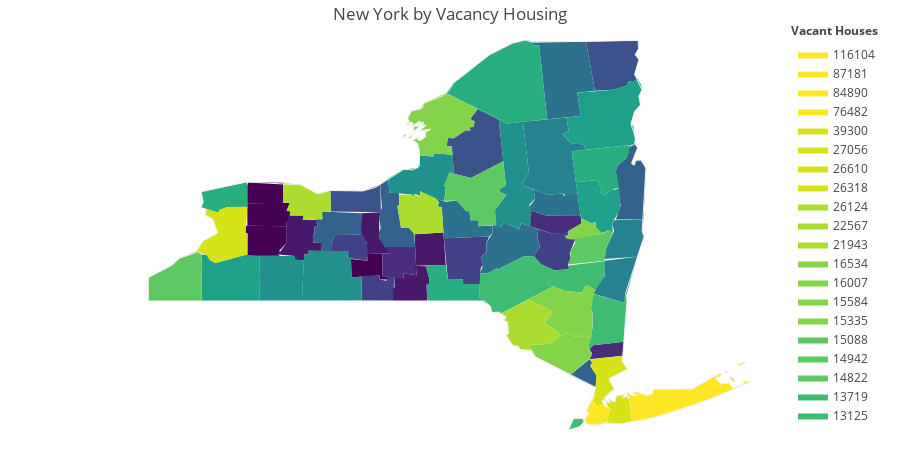

Source (notebook cell):
### Markdown cell above
# `Distribution of Vacant Homes by State`

### Code cell
state = 'New York'
df_map = df[df['Location'].str.contains(state)]


fig = ff.create_choropleth(fips=df_map.fips,
    scope=[state],
    values=df_map.vacant_housing,
    show_state_data=True,
    show_hover = True,
    title_text = f'{state} by Vacancy Housing',
    legend_title = 'Vacant Houses')

fig.layout.template=None
    
fig.show()

### Figure 1 — Plotly figure (JSON) as saved in the notebook; plotly's stock layout.template omitted (floating-point values rounded to 4 significant figures; data arrays with more than 128 entries replaced by an {"elided": "..."} marker saying what was removed)
{"data": [{"fill": "toself", "fillcolor": "rgb(68, 1, 84)", "hoverinfo": "none", "line": {"color": "rgb(0, 0, 0)", "width": 0}, "mode": "lines", "name": "2069", "type": "scatter", "x": [-78.47, -77.91, -77.95, -77.9, -77.91, -77.96, -77.95, -78.46, -78.47, null], "y": [43.13, 43.13, 43.04, 43.04, 42.95, 42.91, 42.86, 42.87, 43.13, null]}, {"fill": "toself", "fillcolor": "rgb(68, 1, 84)", "hoverinfo": "none", "line": {"color": "rgb(0, 0, 0)", "width": 0}, "mode": "lines", "name": "2237", "type": "scatter", "x": [-78.47, -78.45, -78.0, -78.0, -78.47, -78.47, null], "y": [43.33, 43.37, 43.37, 43.13, 43.13, 43.33, null]}, {"fill": "toself", "fillcolor": "rgb(68, 1, 84)", "hoverinfo": "none", "line": {"color": "rgb(0, 0, 0)", "width": 0}, "mode": "lines", "name": "2341", "type": "scatter", "x": [-78.49, -78.49, -77.95, -77.96, -78.05, -78.03, -78.06, -78.04, -78.46, -78.46, -78.49, null], "y": [42.78, 42.87, 42.86, 42.67, 42.58, 42.57, 42.54, 42.52, 42.52, 42.78, 42.78, null]}, {"fill": "toself", "fillcolor": "rgb(68, 1, 84)", "hoverinfo": "none", "line": {"color": "rgb(0, 0, 0)", "width": 0}, "mode": "lines", "name": "2432", "type": "scatter", "x": [-77.11, -76.89, -76.9, -76.7, -76.69, -76.62, -76.62, -76.73, -76.73, -77.1, -77.11, null], "y": [42.48, 42.46, 42.54, 42.55, 42.28, 42.28, 42.25, 42.25, 42.29, 42.27, 42.48, null]}, {"fill": "toself", "fillcolor": "rgb(72, 24, 106)", "hoverinfo": "none", "line": {"color": "rgb(0, 0, 0)", "width": 0}, "mode": "lines", "name": "2441", "type": "scatter", "x": [-76.56, -76.54, -76.54, -76.42, -76.42, -76.25, -76.24, -76.3, -76.29, -76.12, -76.08, -76.09, -76.12, -76.11, -76.56, -76.56, null], "y": [42.15, 42.16, 42.28, 42.26, 42.32, 42.3, 42.36, 42.38, 42.41, 42.4, 42.26, 42.19, 42.19, 42.0, 42.0, 42.15, null]}, {"fill": "toself", "fillcolor": "rgb(72, 24, 106)", "hoverinfo": "none", "line": {"color": "rgb(0, 0, 0)", "width": 0}, "mode": "lines", "name": "2814", "type": "scatter", "x": [-76.98, -76.96, -76.71, -76.74, -76.73, -76.59, -76.9, -76.9, -76.98, -76.98, null], "y": [42.86, 43.01, 43.02, 42.95, 42.72, 42.55, 42.54, 42.66, 42.77, 42.86, null]}, {"fill": "toself", "fillcolor": "rgb(72, 24, 106)", "hoverinfo": "none", "line": {"color": "rgb(0, 0, 0)", "width": 0}, "mode": "lines", "name": "3072", "type": "scatter", "x": [-78.06, -77.96, -77.96, -77.91, -77.73, -77.73, -77.76, -77.57, -77.55, -77.59, -77.6, -77.49, -77.49, -77.66, -77.66, -77.72, -77.72, -77.84, -77.84, -78.06, null], "y": [42.54, 42.67, 42.91, 42.99, 42.99, 42.95, 42.94, 42.94, 42.87, 42.85, 42.67, 42.67, 42.58, 42.58, 42.54, 42.54, 42.47, 42.47, 42.52, 42.54, null]}, {"fill": "toself", "fillcolor": "rgb(72, 24, 106)", "hoverinfo": "none", "line": {"color": "rgb(0, 0, 0)", "width": 0}, "mode": "lines", "name": "3081", "type": "scatter", "x": [-76.27, -75.9, -75.86, -76.25, -76.27, null], "y": [42.77, 42.79, 42.42, 42.41, 42.77, null]}, {"fill": "toself", "fillcolor": "rgb(71, 45, 123)", "hoverinfo": "none", "line": {"color": "rgb(0, 0, 0)", "width": 0}, "mode": "lines", "name": "3722", "type": "scatter", "x": [-76.7, -76.59, -76.67, -76.27, -76.25, -76.3, -76.24, -76.25, -76.42, -76.42, -76.69, -76.7, null], "y": [42.55, 42.55, 42.62, 42.62, 42.41, 42.39, 42.36, 42.3, 42.32, 42.26, 42.28, 42.55, null]}, {"fill": "toself", "fillcolor": "rgb(71, 45, 123)", "hoverinfo": "none", "line": {"color": "rgb(0, 0, 0)", "width": 0}, "mode": "lines", "name": "3758", "type": "scatter", "x": [-73.98, -73.95, -73.98, -73.93, -73.53, -73.54, -73.98, null], "y": [41.32, 41.4, 41.44, 41.49, 41.53, 41.37, 41.32, null]}, {"fill": "toself", "fillcolor": "rgb(71, 45, 123)", "hoverinfo": "none", "line": {"color": "rgb(0, 0, 0)", "width": 0}, "mode": "lines", "name": "3828", "type": "scatter", "x": [-74.76, -74.76, -74.54, -74.1, -74.08, -74.29, -74.45, -74.76, -74.76, null], "y": [42.89, 43.05, 42.99, 42.98, 42.9, 42.78, 42.77, 42.86, 42.89, null]}, {"fill": "toself", "fillcolor": "rgb(66, 64, 134)", "hoverinfo": "none", "line": {"color": "rgb(0, 0, 0)", "width": 0}, "mode": "lines", "name": "4424", "type": "scatter", "x": [-76.97, -76.96, -76.73, -76.73, -76.64, -76.62, -76.54, -76.56, -76.97, -76.97, null], "y": [42.14, 42.29, 42.29, 42.25, 42.23, 42.28, 42.28, 42.0, 42.0, 42.14, null]}, {"fill": "toself", "fillcolor": "rgb(66, 64, 134)", "hoverinfo": "none", "line": {"color": "rgb(0, 0, 0)", "width": 0}, "mode": "lines", "name": "4766", "type": "scatter", "x": [-77.37, -77.31, -76.95, -76.9, -76.89, -77.14, -77.14, -77.37, -77.37, null], "y": [42.67, 42.76, 42.76, 42.66, 42.46, 42.49, 42.58, 42.58, 42.67, null]}, {"fill": "toself", "fillcolor": "rgb(66, 64, 134)", "hoverinfo": "none", "line": {"color": "rgb(0, 0, 0)", "width": 0}, "mode": "lines", "name": "4832", "type": "scatter", "x": [-75.89, -75.3, -75.33, -75.33, -75.4, -75.37, -75.41, -75.42, -75.64, -75.64, -75.84, -75.89, null], "y": [42.72, 42.74, 42.67, 42.57, 42.51, 42.42, 42.38, 42.2, 42.2, 42.25, 42.24, 42.72, null]}, {"fill": "toself", "fillcolor": "rgb(66, 64, 134)", "hoverinfo": "none", "line": {"color": "rgb(0, 0, 0)", "width": 0}, "mode": "lines", "name": "4947", "type": "scatter", "x": [-74.71, -74.63, -74.67, -74.65, -74.45, -74.26, -74.26, -74.31, -74.27, -74.16, -74.24, -74.23, -74.26, -74.24, -74.28, -74.44, -74.62, -74.71, null], "y": [42.52, 42.63, 42.75, 42.83, 42.77, 42.8, 42.76, 42.75, 42.71, 42.72, 42.55, 42.5, 42.42, 42.38, 42.36, 42.36, 42.42, 42.52, null]}, {"fill": "toself", "fillcolor": "rgb(59, 82, 139)", "hoverinfo": "none", "line": {"color": "rgb(0, 0, 0)", "width": 0}, "mode": "lines", "name": "5064", "type": "scatter", "x": [-74.03, -73.34, -73.34, -73.38, -73.33, -73.39, -73.34, -73.46, -73.5, -73.67, -73.91, -74.03, null], "y": [45.0, 45.01, 44.92, 44.85, 44.79, 44.62, 44.55, 44.54, 44.49, 44.44, 44.43, 45.0, null]}, {"fill": "toself", "fillcolor": "rgb(59, 82, 139)", "hoverinfo": "none", "line": {"color": "rgb(0, 0, 0)", "width": 0}, "mode": "lines", "name": "5133", "type": "scatter", "x": [-77.38, -76.95, -76.72, -76.71, -77.37, -77.38, null], "y": [43.28, 43.27, 43.34, 43.02, 43.03, 43.28, null]}, {"fill": "toself", "fillcolor": "rgb(59, 82, 139)", "hoverinfo": "none", "line": {"color": "rgb(0, 0, 0)", "width": 0}, "mode": "lines", "name": "5363", "type": "scatter", "x": [-75.85, -75.84, -75.76, -75.6, -75.54, -75.55, -75.5, -75.48, -75.55, -75.45, -75.17, -75.11, -75.53, -75.76, -75.79, -75.85, -75.85, null], "y": [43.82, 43.88, 43.88, 43.97, 43.97, 44.01, 44.01, 44.07, 44.1, 44.22, 44.1, 43.62, 43.42, 43.47, 43.79, 43.79, 43.82, null]}, {"fill": "toself", "fillcolor": "rgb(51, 99, 141)", "hoverinfo": "none", "line": {"color": "rgb(0, 0, 0)", "width": 0}, "mode": "lines", "name": "5452", "type": "scatter", "x": [-73.64, -73.61, -73.49, -73.47, -73.38, -73.35, -73.43, -73.4, -73.37, -73.31, -73.24, -73.27, -73.64, -73.57, -73.64, null], "y": [43.5, 43.56, 43.65, 43.78, 43.81, 43.77, 43.59, 43.57, 43.62, 43.63, 43.53, 42.94, 42.94, 43.1, 43.5, null]}, {"fill": "toself", "fillcolor": "rgb(51, 99, 141)", "hoverinfo": "none", "line": {"color": "rgb(0, 0, 0)", "width": 0}, "mode": "lines", "name": "5696", "type": "scatter", "x": [-76.74, -76.72, -76.74, -76.7, -76.72, -76.62, -76.61, -76.48, -76.47, -76.5, -76.45, -76.36, -76.29, -76.27, -76.67, -76.73, -76.74, null], "y": [42.79, 42.84, 42.95, 43.08, 43.34, 43.42, 43.25, 43.26, 43.1, 43.1, 42.85, 42.85, 42.79, 42.62, 42.62, 42.71, 42.79, null]}, {"fill": "toself", "fillcolor": "rgb(51, 99, 141)", "hoverinfo": "none", "line": {"color": "rgb(0, 0, 0)", "width": 0}, "mode": "lines", "name": "5906", "type": "scatter", "x": [-74.23, -73.98, -73.95, -73.97, -73.89, -73.89, -74.23, null], "y": [41.14, 41.32, 41.29, 41.25, 41.14, 41.0, 41.14, null]}, {"fill": "toself", "fillcolor": "rgb(51, 99, 141)", "hoverinfo": "none", "line": {"color": "rgb(0, 0, 0)", "width": 0}, "mode": "lines", "name": "6126", "type": "scatter", "x": [-77.61, -77.59, -77.59, -77.55, -77.58, -77.48, -77.49, -76.96, -76.97, -77.31, -77.37, -77.37, -77.49, -77.49, -77.6, -77.61, null], "y": [42.76, 42.76, 42.85, 42.87, 42.94, 42.94, 43.03, 43.01, 42.76, 42.76, 42.67, 42.58, 42.58, 42.67, 42.67, 42.76, null]}, {"fill": "toself", "fillcolor": "rgb(44, 114, 142)", "hoverinfo": "none", "line": {"color": "rgb(0, 0, 0)", "width": 0}, "mode": "lines", "name": "6183", "type": "scatter", "x": [-75.99, -75.87, -75.72, -75.6, -75.55, -75.54, -75.44, -75.44, -75.25, -75.25, -75.3, -75.89, -75.92, -75.98, -75.95, -75.99, null], "y": [43.19, 43.15, 43.16, 43.04, 43.04, 42.93, 42.93, 42.86, 42.87, 42.79, 42.74, 42.72, 43.09, 43.09, 43.13, 43.19, null]}, {"fill": "toself", "fillcolor": "rgb(44, 114, 142)", "hoverinfo": "none", "line": {"color": "rgb(0, 0, 0)", "width": 0}, "mode": "lines", "name": "6562", "type": "scatter", "x": [-74.73, -74.03, -73.91, -74.14, -74.09, -74.54, -74.64, -74.72, -74.73, null], "y": [44.99, 45.0, 44.43, 44.41, 44.14, 44.1, 44.95, 44.95, 44.99, null]}, {"fill": "toself", "fillcolor": "rgb(44, 114, 142)", "hoverinfo": "none", "line": {"color": "rgb(0, 0, 0)", "width": 0}, "mode": "lines", "name": "6613", "type": "scatter", "x": [-74.77, -74.7, -74.71, -74.53, -74.33, -74.32, -74.14, -74.1, -74.54, -74.76, -74.77, null], "y": [43.08, 43.17, 43.29, 43.23, 43.24, 43.21, 43.25, 42.98, 42.99, 43.05, 43.08, null]}, {"fill": "toself", "fillcolor": "rgb(44, 114, 142)", "hoverinfo": "none", "line": {"color": "rgb(0, 0, 0)", "width": 0}, "mode": "lines", "name": "7668", "type": "scatter", "x": [-75.42, -75.37, -75.4, -75.33, -75.33, -75.25, -75.24, -75.14, -75.1, -74.91, -74.88, -74.65, -74.67, -74.63, -74.71, -74.84, -75.2, -75.19, -75.31, -75.42, null], "y": [42.31, 42.41, 42.51, 42.57, 42.67, 42.79, 42.88, 42.86, 42.91, 42.82, 42.9, 42.83, 42.75, 42.63, 42.52, 42.51, 42.36, 42.38, 42.32, 42.31, null]}, {"fill": "toself", "fillcolor": "rgb(38, 130, 142)", "hoverinfo": "none", "line": {"color": "rgb(0, 0, 0)", "width": 0}, "mode": "lines", "name": "7790", "type": "scatter", "x": [-74.87, -74.78, -74.85, -74.28, -74.26, -74.34, -74.21, -74.15, -74.05, -74.06, -74.21, -74.14, -74.29, -74.33, -74.53, -74.87, null], "y": [43.34, 43.49, 44.07, 44.12, 43.97, 43.93, 43.81, 43.83, 43.8, 43.74, 43.73, 43.25, 43.22, 43.24, 43.23, 43.34, null]}, {"fill": "toself", "fillcolor": "rgb(38, 130, 142)", "hoverinfo": "none", "line": {"color": "rgb(0, 0, 0)", "width": 0}, "mode": "lines", "name": "8143", "type": "scatter", "x": [-73.93, -73.85, -73.78, -73.78, -73.35, -73.53, -73.93, null], "y": [42.08, 42.23, 42.28, 42.46, 42.51, 41.98, 42.08, null]}, {"fill": "toself", "fillcolor": "rgb(38, 130, 142)", "hoverinfo": "none", "line": {"color": "rgb(0, 0, 0)", "width": 0}, "mode": "lines", "name": "8289", "type": "scatter", "x": [-73.79, -73.76, -73.66, -73.68, -73.66, -73.27, -73.29, -73.26, -73.35, -73.79, null], "y": [42.48, 42.61, 42.81, 42.89, 42.93, 42.94, 42.8, 42.75, 42.51, 42.48, null]}, {"fill": "toself", "fillcolor": "rgb(33, 145, 140)", "hoverinfo": "none", "line": {"color": "rgb(0, 0, 0)", "width": 0}, "mode": "lines", "name": "8291", "type": "scatter", "x": [-78.31, -78.31, -77.84, -77.84, -77.72, -77.75, -78.31, -78.31, null], "y": [42.23, 42.52, 42.52, 42.47, 42.47, 42.0, 42.0, 42.23, null]}, {"fill": "toself", "fillcolor": "rgb(33, 145, 140)", "hoverinfo": "none", "line": {"color": "rgb(0, 0, 0)", "width": 0}, "mode": "lines", "name": "8377", "type": "scatter", "x": [-76.62, -76.42, -76.23, -76.2, -76.02, -76.03, -75.77, -75.76, -75.81, -75.89, -75.86, -75.88, -76.08, -76.2, -76.2, -76.27, -76.28, -76.31, -76.61, -76.62, null], "y": [43.42, 43.52, 43.53, 43.68, 43.67, 43.71, 43.69, 43.47, 43.48, 43.33, 43.32, 43.16, 43.2, 43.27, 43.21, 43.24, 43.2, 43.23, 43.25, 43.42, null]}, {"fill": "toself", "fillcolor": "rgb(33, 145, 140)", "hoverinfo": "none", "line": {"color": "rgb(0, 0, 0)", "width": 0}, "mode": "lines", "name": "9191", "type": "scatter", "x": [-75.22, -75.07, -75.16, -75.15, -75.08, -75.17, -75.06, -74.85, -74.78, -74.87, -74.71, -74.7, -74.77, -74.74, -74.76, -74.88, -74.91, -75.1, -75.14, -75.21, -75.22, null], "y": [43.05, 43.23, 43.26, 43.3, 43.33, 44.1, 44.05, 44.07, 43.49, 43.34, 43.29, 43.18, 43.11, 43.01, 42.86, 42.9, 42.82, 42.91, 42.86, 42.86, 43.05, null]}, {"fill": "toself", "fillcolor": "rgb(33, 145, 140)", "hoverinfo": "none", "line": {"color": "rgb(0, 0, 0)", "width": 0}, "mode": "lines", "name": "9279", "type": "scatter", "x": [-77.75, -77.72, -77.66, -77.66, -77.14, -77.15, -77.11, -77.1, -76.97, -76.97, -77.75, -77.75, null], "y": [42.03, 42.54, 42.54, 42.58, 42.58, 42.5, 42.51, 42.27, 42.28, 42.0, 42.0, 42.03, null]}, {"fill": "toself", "fillcolor": "rgb(31, 160, 136)", "hoverinfo": "none", "line": {"color": "rgb(0, 0, 0)", "width": 0}, "mode": "lines", "name": "10087", "type": "scatter", "x": [-79.06, -79.06, -79.0, -78.96, -78.88, -78.49, -78.31, -78.31, -79.06, -79.06, null], "y": [42.08, 42.54, 42.53, 42.47, 42.44, 42.53, 42.52, 42.0, 42.0, 42.08, null]}, {"fill": "toself", "fillcolor": "rgb(31, 160, 136)", "hoverinfo": "none", "line": {"color": "rgb(0, 0, 0)", "width": 0}, "mode": "lines", "name": "10758", "type": "scatter", "x": [-74.34, -74.26, -74.28, -74.09, -74.14, -73.67, -73.5, -73.46, -73.34, -73.31, -73.29, -73.33, -73.31, -73.39, -73.44, -73.41, -73.38, -74.06, -74.05, -74.15, -74.21, -74.34, null], "y": [43.93, 43.97, 44.12, 44.14, 44.41, 44.44, 44.49, 44.54, 44.55, 44.5, 44.44, 44.36, 44.27, 44.19, 44.05, 44.02, 43.81, 43.74, 43.8, 43.83, 43.81, 43.93, null]}, {"fill": "toself", "fillcolor": "rgb(31, 160, 136)", "hoverinfo": "none", "line": {"color": "rgb(0, 0, 0)", "width": 0}, "mode": "lines", "name": "11019", "type": "scatter", "x": [-74.16, -73.88, -73.82, -73.83, -73.77, -73.73, -73.59, -73.58, -73.68, -73.68, -73.73, -73.82, -73.9, -73.9, -73.96, -74.09, -74.16, null], "y": [43.37, 43.4, 43.3, 43.25, 43.22, 43.27, 43.3, 43.06, 42.9, 42.78, 42.82, 42.78, 42.85, 42.91, 42.9, 42.96, 43.37, null]}, {"fill": "toself", "fillcolor": "rgb(40, 174, 128)", "hoverinfo": "none", "line": {"color": "rgb(0, 0, 0)", "width": 0}, "mode": "lines", "name": "11433", "type": "scatter", "x": [-75.86, -75.77, -75.31, -74.99, -74.8, -74.73, -74.72, -74.64, -74.54, -75.06, -75.86, null], "y": [44.4, 44.52, 44.84, 44.98, 45.01, 44.99, 44.95, 44.95, 44.1, 44.05, 44.4, null]}, {"fill": "toself", "fillcolor": "rgb(40, 174, 128)", "hoverinfo": "none", "line": {"color": "rgb(0, 0, 0)", "width": 0}, "mode": "lines", "name": "12090", "type": "scatter", "x": [-79.08, -79.04, -79.07, -78.47, -78.47, -78.73, -78.83, -78.84, -79.08, null], "y": [43.08, 43.14, 43.26, 43.37, 43.08, 43.09, 43.05, 43.02, 43.08, null]}, {"fill": "toself", "fillcolor": "rgb(40, 174, 128)", "hoverinfo": "none", "line": {"color": "rgb(0, 0, 0)", "width": 0}, "mode": "lines", "name": "12207", "type": "scatter", "x": [-74.21, -73.5, -73.44, -73.47, -73.46, -73.49, -73.61, -73.64, -73.59, -73.67, -73.67, -73.73, -73.77, -73.83, -73.82, -73.88, -74.16, -74.21, null], "y": [43.73, 43.8, 43.8, 43.78, 43.73, 43.65, 43.56, 43.5, 43.31, 43.29, 43.26, 43.27, 43.22, 43.25, 43.3, 43.4, 43.37, 43.73, null]}, {"fill": "toself", "fillcolor": "rgb(40, 174, 128)", "hoverinfo": "none", "line": {"color": "rgb(0, 0, 0)", "width": 0}, "mode": "lines", "name": "12236", "type": "scatter", "x": [-76.13, -75.86, -75.84, -75.64, -75.64, -75.42, -75.42, -75.36, -76.11, -76.12, -76.09, -76.08, -76.13, null], "y": [42.41, 42.42, 42.24, 42.25, 42.2, 42.2, 42.04, 42.0, 42.0, 42.19, 42.19, 42.26, 42.41, null]}, {"fill": "toself", "fillcolor": "rgb(63, 188, 115)", "hoverinfo": "none", "line": {"color": "rgb(0, 0, 0)", "width": 0}, "mode": "lines", "name": "12535", "type": "scatter", "x": [-75.42, -75.42, -75.31, -75.19, -75.2, -74.84, -74.71, -74.62, -74.43, -74.54, -74.45, -75.15, -75.17, -75.26, -75.28, -75.4, -75.42, null], "y": [42.06, 42.31, 42.32, 42.38, 42.36, 42.51, 42.52, 42.42, 42.35, 42.2, 42.17, 41.85, 41.87, 41.86, 41.94, 42.01, 42.06, null]}, {"fill": "toself", "fillcolor": "rgb(63, 188, 115)", "hoverinfo": "none", "line": {"color": "rgb(0, 0, 0)", "width": 0}, "mode": "lines", "name": "12564", "type": "scatter", "x": [-74.51, -74.44, -74.28, -74.24, -74.25, -73.84, -73.78, -73.78, -73.79, -73.91, -74.0, -74.04, -74.07, -74.31, -74.54, -74.51, null], "y": [42.24, 42.36, 42.36, 42.38, 42.41, 42.46, 42.46, 42.46, 42.27, 42.13, 42.18, 42.17, 42.1, 42.11, 42.2, 42.24, null]}, {"fill": "toself", "fillcolor": "rgb(63, 188, 115)", "hoverinfo": "none", "line": {"color": "rgb(0, 0, 0)", "width": 0}, "mode": "lines", "name": "13125", "type": "scatter", "x": [-74.0, -73.94, -73.94, -73.96, -73.93, -73.53, -73.52, -73.49, -73.53, -73.93, -73.98, -74.0, null], "y": [41.46, 41.68, 41.87, 41.91, 42.08, 41.98, 42.05, 42.05, 41.53, 41.49, 41.44, 41.46, null]}, {"fill": "toself", "fillcolor": "rgb(63, 188, 115)", "hoverinfo": "none", "line": {"color": "rgb(0, 0, 0)", "width": 0}, "mode": "lines", "name": "13719", "type": "scatter", "x": [-74.16, -74.16, -74.16, -74.16, -74.16, null, -74.26, -74.19, -74.07, -74.05, -74.11, -74.26, null], "y": [40.65, 40.64, 40.64, 40.64, 40.65, null, 40.51, 40.64, 40.64, 40.6, 40.55, 40.51, null]}, {"fill": "toself", "fillcolor": "rgb(94, 201, 98)", "hoverinfo": "none", "line": {"color": "rgb(0, 0, 0)", "width": 0}, "mode": "lines", "name": "14822", "type": "scatter", "x": [-74.26, -74.23, -74.23, -74.17, -74.18, -73.81, -73.73, -73.68, -73.76, -73.78, -74.26, null], "y": [42.42, 42.5, 42.58, 42.67, 42.73, 42.78, 42.82, 42.78, 42.61, 42.46, 42.42, null]}, {"fill": "toself", "fillcolor": "rgb(94, 201, 98)", "hoverinfo": "none", "line": {"color": "rgb(0, 0, 0)", "width": 0}, "mode": "lines", "name": "14942", "type": "scatter", "x": [-79.76, -79.76, -79.45, -79.35, -79.14, -79.06, -79.06, -79.76, -79.76, null], "y": [42.24, 42.27, 42.41, 42.49, 42.57, 42.54, 42.0, 42.0, 42.24, null]}, {"fill": "toself", "fillcolor": "rgb(94, 201, 98)", "hoverinfo": "none", "line": {"color": "rgb(0, 0, 0)", "width": 0}, "mode": "lines", "name": "15088", "type": "scatter", "x": [-75.89, -75.81, -75.53, -75.11, -75.08, -75.15, -75.16, -75.07, -75.22, -75.2, -75.44, -75.44, -75.54, -75.55, -75.6, -75.72, -75.88, -75.86, -75.89, null], "y": [43.33, 43.48, 43.42, 43.62, 43.33, 43.3, 43.26, 43.23, 43.05, 42.88, 42.86, 42.93, 42.93, 43.04, 43.04, 43.16, 43.16, 43.32, 43.33, null]}, {"fill": "toself", "fillcolor": "rgb(132, 212, 75)", "hoverinfo": "none", "line": {"color": "rgb(0, 0, 0)", "width": 0}, "mode": "lines", "name": "15335", "type": "scatter", "x": [-74.78, -74.45, -74.31, -74.07, -74.04, -74.0, -73.91, -73.96, -73.94, -73.95, -74.05, -74.13, -74.13, -74.19, -74.26, -74.37, -74.4, -74.58, -74.45, -74.78, null], "y": [42.02, 42.17, 42.11, 42.1, 42.17, 42.18, 42.13, 41.91, 41.87, 41.59, 41.58, 41.62, 41.58, 41.59, 41.63, 41.59, 41.64, 41.75, 41.88, 42.02, null]}, {"fill": "toself", "fillcolor": "rgb(132, 212, 75)", "hoverinfo": "none", "line": {"color": "rgb(0, 0, 0)", "width": 0}, "mode": "lines", "name": "15584", "type": "scatter", "x": [-74.76, -74.75, -74.48, -74.42, -74.26, -74.19, -74.13, -74.13, -74.05, -73.95, -74.0, -73.95, -73.96, -74.23, -74.7, -74.76, null], "y": [41.45, 41.49, 41.5, 41.57, 41.63, 41.59, 41.58, 41.62, 41.58, 41.59, 41.46, 41.4, 41.35, 41.14, 41.36, 41.45, null]}, {"fill": "toself", "fillcolor": "rgb(132, 212, 75)", "hoverinfo": "none", "line": {"color": "rgb(0, 0, 0)", "width": 0}, "mode": "lines", "name": "16007", "type": "scatter", "x": [-74.31, -74.25, -74.26, -74.08, -74.09, -73.96, -73.9, -73.9, -73.81, -74.2, -74.27, -74.31, null], "y": [42.75, 42.76, 42.81, 42.9, 42.96, 42.9, 42.91, 42.85, 42.78, 42.71, 42.71, 42.75, null]}, {"fill": "toself", "fillcolor": "rgb(132, 212, 75)", "hoverinfo": "none", "line": {"color": "rgb(0, 0, 0)", "width": 0}, "mode": "lines", "name": "16534", "type": "scatter", "x": [-76.15, -76.14, -76.14, -76.14, -76.15, null, -76.19, -76.17, -76.17, -76.18, -76.19, null, -76.34, -76.33, -76.32, -76.32, -76.34, null, -76.36, -76.35, -76.3, -76.33, -76.36, null, -76.37, -76.31, -76.19, -76.16, -75.86, -75.45, -75.55, -75.48, -75.5, -75.55, -75.54, -75.6, -75.76, -75.84, -75.85, -75.79, -75.77, -76.03, -76.02, -76.2, -76.23, -76.3, -76.21, -76.24, -76.2, -76.13, -76.13, -76.06, -76.2, -76.12, -76.17, -76.16, -76.21, -76.2, -76.27, -76.28, -76.2, -76.28, -76.3, -76.36, -76.34, -76.37, null, -76.37, -76.37, -76.36, -76.37, -76.37, null, -76.38, -76.37, -76.34, -76.36, -76.38, null, -76.4, -76.39, -76.39, -76.4, -76.4, null, -76.45, -76.41, -76.38, -76.4, -76.45, null], "y": [43.94, 43.94, 43.94, 43.94, 43.94, null, 44.01, 44.02, 44.02, 44.02, 44.01, null, 44.03, 44.04, 44.05, 44.03, 44.03, null, 43.88, 43.89, 43.92, 43.88, 43.88, null, 44.1, 44.2, 44.22, 44.28, 44.4, 44.22, 44.1, 44.07, 44.01, 44.01, 43.97, 43.97, 43.88, 43.88, 43.79, 43.79, 43.69, 43.71, 43.67, 43.68, 43.82, 43.86, 43.9, 43.86, 43.85, 43.9, 43.95, 43.99, 43.97, 44.03, 44.03, 44.06, 44.06, 44.08, 44.04, 44.02, 44.03, 43.96, 44.06, 44.07, 44.09, 44.1, null, 43.87, 43.88, 43.88, 43.88, 43.87, null, 44.04, 44.05, 44.05, 44.03, 44.04, null, 43.88, 43.89, 43.89, 43.88, 43.88, null, 43.89, 43.92, 43.92, 43.9, 43.89, null]}, {"fill": "toself", "fillcolor": "rgb(173, 220, 48)", "hoverinfo": "none", "line": {"color": "rgb(0, 0, 0)", "width": 0}, "mode": "lines", "name": "21943", "type": "scatter", "x": [-76.5, -76.47, -76.48, -76.31, -76.28, -76.27, -76.22, -76.19, -76.2, -75.99, -75.95, -75.98, -75.92, -75.9, -76.27, -76.36, -76.45, -76.5, null], "y": [43.1, 43.1, 43.23, 43.23, 43.2, 43.24, 43.2, 43.22, 43.27, 43.18, 43.13, 43.09, 43.09, 42.79, 42.77, 42.85, 42.85, 43.1, null]}, {"fill": "toself", "fillcolor": "rgb(173, 220, 48)", "hoverinfo": "none", "line": {"color": "rgb(0, 0, 0)", "width": 0}, "mode": "lines", "name": "22567", "type": "scatter", "x": [-75.15, -74.78, -74.45, -74.58, -74.4, -74.36, -74.48, -74.75, -74.76, -74.89, -74.91, -74.98, -75.07, -75.04, -75.05, -75.1, -75.07, -75.15, null], "y": [41.85, 42.02, 41.88, 41.75, 41.64, 41.59, 41.5, 41.49, 41.42, 41.44, 41.48, 41.48, 41.61, 41.62, 41.75, 41.77, 41.81, 41.85, null]}, {"fill": "toself", "fillcolor": "rgb(173, 220, 48)", "hoverinfo": "none", "line": {"color": "rgb(0, 0, 0)", "width": 0}, "mode": "lines", "name": "26124", "type": "scatter", "x": [-78.0, -78.0, -77.76, -77.55, -77.38, -77.37, -77.49, -77.48, -77.76, -77.73, -77.73, -77.91, -77.9, -77.95, -77.91, -78.0, null], "y": [43.14, 43.37, 43.34, 43.24, 43.28, 43.03, 43.03, 42.94, 42.94, 42.95, 42.99, 42.99, 43.04, 43.04, 43.13, 43.14, null]}, {"fill": "toself", "fillcolor": "rgb(216, 226, 25)", "hoverinfo": "none", "line": {"color": "rgb(0, 0, 0)", "width": 0}, "mode": "lines", "name": "26318", "type": "scatter", "x": [-73.49, -73.49, -73.49, -73.49, null, -73.77, -73.72, -73.73, -73.7, -73.77, -73.75, -73.71, -73.73, -73.65, -73.63, -73.52, -73.54, -73.49, -73.46, -73.42, -73.57, -73.75, -73.74, -73.77, null], "y": [40.92, 40.92, 40.92, 40.92, null, 40.62, 40.65, 40.72, 40.74, 40.81, 40.84, 40.82, 40.87, 40.83, 40.9, 40.92, 40.88, 40.89, 40.87, 40.61, 40.58, 40.58, 40.6, 40.62, null]}, {"fill": "toself", "fillcolor": "rgb(216, 226, 25)", "hoverinfo": "none", "line": {"color": "rgb(0, 0, 0)", "width": 0}, "mode": "lines", "name": "26610", "type": "scatter", "x": [-73.77, -73.77, -73.77, -73.78, -73.77, null, -73.98, -73.54, -73.55, -73.48, -73.73, -73.66, -73.78, -73.92, -73.89, -73.97, -73.95, -73.98, null], "y": [40.88, 40.89, 40.88, 40.88, 40.88, null, 41.32, 41.37, 41.3, 41.21, 41.1, 40.98, 40.88, 40.92, 41.14, 41.25, 41.29, 41.32, null]}, {"fill": "toself", "fillcolor": "rgb(216, 226, 25)", "hoverinfo": "none", "line": {"color": "rgb(0, 0, 0)", "width": 0}, "mode": "lines", "name": "27056", "type": "scatter", "x": [-73.77, -73.77, -73.77, -73.77, -73.77, null, -73.93, -73.92, -73.78, -73.78, -73.82, -73.79, -73.89, -73.93, null], "y": [40.86, 40.86, 40.84, 40.85, 40.86, null, 40.83, 40.92, 40.88, 40.84, 40.85, 40.8, 40.79, 40.83, null]}, {"fill": "toself", "fillcolor": "rgb(216, 226, 25)", "hoverinfo": "none", "line": {"color": "rgb(0, 0, 0)", "width": 0}, "mode": "lines", "name": "39300", "type": "scatter", "x": [-79.14, -79.05, -78.85, -78.92, -79.02, -79.02, -78.84, -78.83, -78.73, -78.46, -78.49, -78.46, -78.46, -78.88, -78.96, -79.0, -79.14, null], "y": [42.57, 42.69, 42.78, 42.95, 42.99, 43.07, 43.02, 43.05, 43.09, 43.09, 42.78, 42.78, 42.54, 42.44, 42.47, 42.53, 42.57, null]}, {"fill": "toself", "fillcolor": "rgb(253, 231, 37)", "hoverinfo": "none", "line": {"color": "rgb(0, 0, 0)", "width": 0}, "mode": "lines", "name": "76482", "type": "scatter", "x": [-73.96, -73.91, -73.82, -73.7, -73.73, -73.72, -73.77, -73.74, -73.94, -73.85, -73.83, -73.87, -73.9, -73.96, null], "y": [40.74, 40.8, 40.81, 40.75, 40.72, 40.65, 40.62, 40.59, 40.54, 40.59, 40.63, 40.7, 40.68, 40.74, null]}, {"fill": "toself", "fillcolor": "rgb(253, 231, 37)", "hoverinfo": "none", "line": {"color": "rgb(0, 0, 0)", "width": 0}, "mode": "lines", "name": "84890", "type": "scatter", "x": [-74.04, -73.96, -73.9, -73.87, -73.83, -73.85, -73.93, -74.01, -74.04, null], "y": [40.63, 40.74, 40.68, 40.7, 40.63, 40.59, 40.57, 40.57, 40.63, null]}, {"fill": "toself", "fillcolor": "rgb(253, 231, 37)", "hoverinfo": "none", "line": {"color": "rgb(0, 0, 0)", "width": 0}, "mode": "lines", "name": "87181", "type": "scatter", "x": [-72.04, -72.02, -71.92, -72.0, -72.04, null, -72.14, -72.13, -72.08, -72.09, -72.14, null, -72.21, -72.19, -72.16, -72.2, -72.21, null, -73.5, -73.49, -73.43, -73.36, -73.41, -73.39, -73.23, -73.15, -73.16, -73.12, -72.64, -72.28, -72.23, -72.29, -72.33, -72.32, -72.26, -72.15, -72.1, -71.96, -71.96, -71.86, -72.47, -73.26, -73.42, -73.46, -73.5, null], "y": [41.25, 41.28, 41.29, 41.25, 41.25, null, 41.1, 41.12, 41.1, 41.06, 41.1, null, 41.18, 41.19, 41.19, 41.16, 41.18, null, 40.92, 40.95, 40.91, 40.91, 40.92, 40.96, 40.91, 40.93, 40.97, 40.98, 40.98, 41.16, 41.16, 41.11, 41.13, 41.09, 41.04, 41.05, 40.99, 41.04, 41.07, 41.07, 40.84, 40.62, 40.61, 40.84, 40.92, null]}, {"fill": "toself", "fillcolor": "rgb(253, 231, 37)", "hoverinfo": "none", "line": {"color": "rgb(0, 0, 0)", "width": 0}, "mode": "lines", "name": "116104", "type": "scatter", "x": [-74.0, -74.0, -74.0, -74.0, null, -74.0, -74.0, -74.0, -74.0, -74.0, null, -74.01, -74.0, -74.0, -74.0, -74.01, null, -74.01, -74.01, -74.01, -74.01, null, -74.02, -73.93, -73.91, -73.93, -73.91, -73.97, -74.02, null, -74.03, -74.02, -74.01, -74.01, -74.03, null, -74.05, -74.04, -74.04, -74.04, -74.05, null], "y": [40.7, 40.7, 40.7, 40.7, null, 40.7, 40.7, 40.7, 40.7, 40.7, null, 40.69, 40.7, 40.7, 40.69, 40.69, null, 40.69, 40.69, 40.68, 40.69, null, 40.71, 40.88, 40.88, 40.83, 40.79, 40.71, 40.71, null, 40.69, 40.69, 40.69, 40.69, 40.69, null, 40.69, 40.7, 40.7, 40.69, 40.69, null]}, {"hoverinfo": "text", "legendgroup": "centroids", "marker": {"color": "white", "opacity": 0}, "mode": "markers", "name": "US Counties", "selected": {"marker": {"color": "white", "opacity": 1, "size": 3}}, "showlegend": false, "text": ["County: Richmond<br>State: New York<br>FIPS: 36085<br>Value: 13719", "County: Richmond<br>State: New York<br>FIPS: 36085<br>Value: 13719", "County: Westchester<br>State: New York<br>FIPS: 36119<br>Value: 26610", "County: Westchester<br>State: New York<br>FIPS: 36119<br>Value: 26610", "County: Bronx<br>State: New York<br>FIPS: 36005<br>Value: 27056", "County: Bronx<br>State: New York<br>FIPS: 36005<br>Value: 27056", "County: Suffolk<br>State: New York<br>FIPS: 36103<br>Value: 87181", "County: Suffolk<br>State: New York<br>FIPS: 36103<br>Value: 87181", "County: Suffolk<br>State: New York<br>FIPS: 36103<br>Value: 87181", "County: Suffolk<br>State: New York<br>FIPS: 36103<br>Value: 87181", "County: Jefferson<br>State: New York<br>FIPS: 36045<br>Value: 16534", "County: Jefferson<br>State: New York<br>FIPS: 36045<br>Value: 16534", "County: Jefferson<br>State: New York<br>FIPS: 36045<br>Value: 16534", "County: Jefferson<br>State: New York<br>FIPS: 36045<br>Value: 16534", "County: Jefferson<br>State: New York<br>FIPS: 36045<br>Value: 16534", "County: Jefferson<br>State: New York<br>FIPS: 36045<br>Value: 16534", "County: Jefferson<br>State: New York<br>FIPS: 36045<br>Value: 16534", "County: Jefferson<br>State: New York<br>FIPS: 36045<br>Value: 16534", "County: Jefferson<br>State: New York<br>FIPS: 36045<br>Value: 16534", "County: Nassau<br>State: New York<br>FIPS: 36059<br>Value: 26318", "County: Nassau<br>State: New York<br>FIPS: 36059<br>Value: 26318", "County: New York<br>State: New York<br>FIPS: 36061<br>Value: 116104", "County: New York<br>State: New York<br>FIPS: 36061<br>Value: 116104", "County: New York<br>State: New York<br>FIPS: 36061<br>Value: 116104", "County: New York<br>State: New York<br>FIPS: 36061<br>Value: 116104", "County: New York<br>State: New York<br>FIPS: 36061<br>Value: 116104", "County: New York<br>State: New York<br>FIPS: 36061<br>Value: 116104", "County: New York<br>State: New York<br>FIPS: 36061<br>Value: 116104", "County: Schoharie<br>State: New York<br>FIPS: 36095<br>Value: 4947", "County: Fulton<br>State: New York<br>FIPS: 36035<br>Value: 6613", "County: Rensselaer<br>State: New York<br>FIPS: 36083<br>Value: 8289", "County: Franklin<br>State: New York<br>FIPS: 36033<br>Value: 6562", "County: Queens<br>State: New York<br>FIPS: 36081<br>Value: 76482", "County: Washington<br>State: New York<br>FIPS: 36115<br>Value: 5452", "County: Cayuga<br>State: New York<br>FIPS: 36011<br>Value: 5696", "County: Rockland<br>State: New York<br>FIPS: 36087<br>Value: 5906", "County: Niagara<br>State: New York<br>FIPS: 36063<br>Value: 12090", "County: Essex<br>State: New York<br>FIPS: 36031<br>Value: 10758", "County: Schuyler<br>State: New York<br>FIPS: 36097<br>Value: 2432", "County: Chenango<br>State: New York<br>FIPS: 36017<br>Value: 4832", "County: Wyoming<br>State: New York<br>FIPS: 36121<br>Value: 2341", "County: Oswego<br>State: New York<br>FIPS: 36075<br>Value: 8377", "County: Wayne<br>State: New York<br>FIPS: 36117<br>Value: 5133", "County: Broome<br>State: New York<br>FIPS: 36007<br>Value: 12236", "County: Erie<br>State: New York<br>FIPS: 36029<br>Value: 39300", "County: Sullivan<br>State: New York<br>FIPS: 36105<br>Value: 22567", "County: Onondaga<br>State: New York<br>FIPS: 36067<br>Value: 21943", "County: Clinton<br>State: New York<br>FIPS: 36019<br>Value: 5064", "County: Seneca<br>State: New York<br>FIPS: 36099<br>Value: 2814", "County: Putnam<br>State: New York<br>FIPS: 36079<br>Value: 3758", "County: Herkimer<br>State: New York<br>FIPS: 36043<br>Value: 9191", "County: Ontario<br>State: New York<br>FIPS: 36069<br>Value: 6126", "County: Steuben<br>State: New York<br>FIPS: 36101<br>Value: 9279", "County: Hamilton<br>State: New York<br>FIPS: 36041<br>Value: 7790", "County: Chautauqua<br>State: New York<br>FIPS: 36013<br>Value: 14942", "County: Kings<br>State: New York<br>FIPS: 36047<br>Value: 84890", "County: Tioga<br>State: New York<br>FIPS: 36107<br>Value: 2441", "County: Orleans<br>State: New York<br>FIPS: 36073<br>Value: 2237", "County: Saratoga<br>State: New York<br>FIPS: 36091<br>Value: 11019", "County: Columbia<br>State: New York<br>FIPS: 36021<br>Value: 8143", "County: Lewis<br>State: New York<br>FIPS: 36049<br>Value: 5363", "County: Delaware<br>State: New York<br>FIPS: 36025<br>Value: 12535", "County: Montgomery<br>State: New York<br>FIPS: 36057<br>Value: 3828", "County: St. Lawrence<br>State: New York<br>FIPS: 36089<br>Value: 11433", "County: Tompkins<br>State: New York<br>FIPS: 36109<br>Value: 3722", "County: Warren<br>State: New York<br>FIPS: 36113<br>Value: 12207", "County: Cortland<br>State: New York<br>FIPS: 36023<br>Value: 3081", "County: Dutchess<br>State: New York<br>FIPS: 36027<br>Value: 13125", "County: Monroe<br>State: New York<br>FIPS: 36055<br>Value: 26124", "County: Oneida<br>State: New York<br>FIPS: 36065<br>Value: 15088", "County: Ulster<br>State: New York<br>FIPS: 36111<br>Value: 15335", "County: Chemung<br>State: New York<br>FIPS: 36015<br>Value: 4424", "County: Livingston<br>State: New York<br>FIPS: 36051<br>Value: 3072", "County: Otsego<br>State: New York<br>FIPS: 36077<br>Value: 7668", "County: Greene<br>State: New York<br>FIPS: 36039<br>Value: 12564", "County: Albany<br>State: New York<br>FIPS: 36001<br>Value: 14822", "County: Allegany<br>State: New York<br>FIPS: 36003<br>Value: 8291", "County: Cattaraugus<br>State: New York<br>FIPS: 36009<br>Value: 10087", "County: Madison<br>State: New York<br>FIPS: 36053<br>Value: 6183", "County: Schenectady<br>State: New York<br>FIPS: 36093<br>Value: 16007", "County: Genesee<br>State: New York<br>FIPS: 36037<br>Value: 2069", "County: Yates<br>State: New York<br>FIPS: 36123<br>Value: 4766", "County: Orange<br>State: New York<br>FIPS: 36071<br>Value: 15584"], "type": "scatter", "unselected": {"marker": {"opacity": 0}}, "x": [[-74.16], [-74.15], [-73.77], [-73.76], [-73.77], [-73.87], [-71.99], [-72.11], [-72.19], [-72.85], [-76.14], [-76.18], [-76.33], [-76.33], [-75.92], [-76.37], [-76.36], [-76.4], [-76.41], [-73.49], [-73.59], [-74.0], [-74.0], [-74.0], [-74.01], [-73.97], [-74.02], [-74.04], -74.44, -74.42, -73.51, -74.3, -73.82, -73.43, -76.55, -74.02, -78.75, -73.77, -76.88, -75.61, -78.22, -76.14, -77.03, -75.82, -78.73, -74.77, -76.19, -73.68, -76.82, -73.75, -74.96, -77.3, -77.38, -74.5, -79.37, -73.94, -76.31, -78.23, -73.86, -73.63, -75.45, -74.97, -74.44, -75.07, -76.47, -73.85, -76.07, -73.74, -77.7, -75.44, -74.26, -76.76, -77.78, -75.03, -74.12, -73.97, -78.03, -78.68, -75.67, -74.06, -78.19, -77.11, -74.31], "y": [[40.64], [40.58], [40.88], [41.16], [40.85], [40.85], [41.27], [41.09], [41.18], [40.87], [43.94], [44.02], [44.04], [43.89], [44.05], [43.88], [44.04], [43.89], [43.91], [40.92], [40.73], [40.7], [40.7], [40.69], [40.69], [40.78], [40.69], [40.69], 42.59, 43.11, 42.71, 44.59, 40.7, 43.31, 42.92, 41.15, 43.2, 44.12, 42.39, 42.49, 42.7, 43.43, 43.16, 42.16, 42.76, 41.72, 43.01, 44.75, 42.78, 41.43, 43.42, 42.85, 42.27, 43.66, 42.23, 40.64, 42.17, 43.25, 43.11, 42.25, 43.78, 42.2, 42.9, 44.5, 42.45, 43.56, 42.6, 41.77, 43.15, 43.24, 41.89, 42.14, 42.73, 42.63, 42.28, 42.6, 42.26, 42.25, 42.91, 42.82, 43.0, 42.63, 41.4]}, {"hoverinfo": "text", "legendgroup": "States", "line": {"color": "rgb(240, 240, 240)", "width": 1}, "mode": "lines", "showlegend": false, "type": "scatter", "x": {"elided": "251 float values"}, "y": {"elided": "251 float values"}}], "layout": {"annotations": [{"showarrow": false, "text": "<b>Vacant Houses</b>", "x": 1, "xanchor": "right", "xref": "paper", "y": 1.05, "yref": "paper"}], "dragmode": "select", "height": 450, "hovermode": "closest", "legend": {"traceorder": "reversed", "x": 1, "xanchor": "right", "y": 1, "yanchor": "top"}, "margin": {"b": 20, "l": 20, "r": 20, "t": 40}, "title": {"text": "New York by Vacancy Housing"}, "width": 900, "xaxis": {"autorange": false, "fixedrange": true, "range": [-81.44, -70.17], "showgrid": false, "showticklabels": false, "zeroline": false}, "yaxis": {"autorange": false, "fixedrange": true, "range": [40.51, 45.02], "showgrid": false, "showticklabels": false, "zeroline": false}}}
